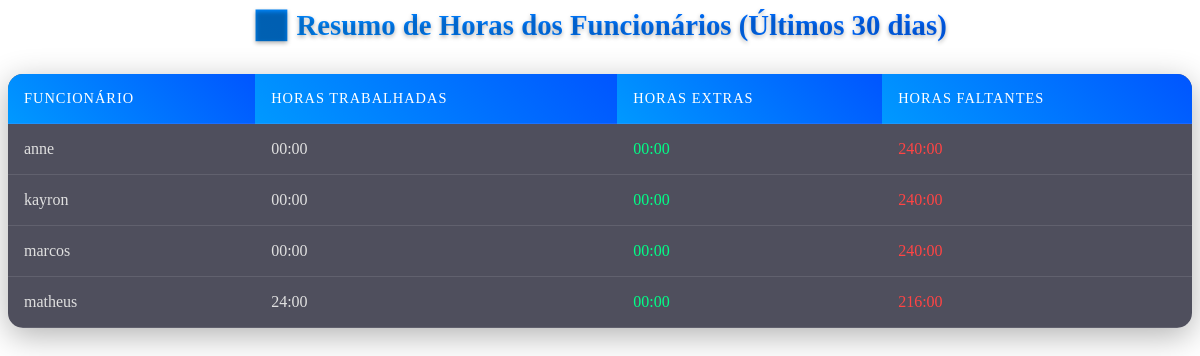
The page /admin/guias/resumo-funcionarios.php on the database its author committed.
### tables this page shows
CREATE TABLE `usuarios` (
  `id` int(11) NOT NULL,
  `email` varchar(255) NOT NULL,
  `senha` varchar(255) NOT NULL,
  `nome` varchar(255) NOT NULL,
  `foto` varchar(255) DEFAULT NULL,
  `ativo` tinyint(1) DEFAULT 1,
  `tipo` enum('admin','admin2','usuario') NOT NULL DEFAULT 'usuario',
  `nivel_acesso` varchar(20) DEFAULT 'usuario',
  `ultimo_login` datetime DEFAULT NULL,
  `carga_mensal` int(11) DEFAULT 240,
  `carga_mensal_minutos` int(11) DEFAULT 2400
);

### admin/guias/resumo-funcionarios.php (the view, shortened to what this page needs)
<?php
require_once '../conexao.php';
$usuarios = $conn->query("SELECT id, nome FROM usuarios ORDER BY nome");
function buscarRegistros($conn, $usuario_id) {
    $sql = "SELECT tipo_ponto, hora, data FROM registro_ponto
            WHERE usuario_id = ?
            AND data >= CURDATE() - INTERVAL 30 DAY
            ORDER BY data ASC, hora ASC";
    $stmt = $conn->prepare($sql);
    $stmt->bind_param("i", $usuario_id);
    $stmt->execute();
    return $stmt->get_result()->fetch_all(MYSQLI_ASSOC);
}
function calcularTotais($registros, $cargaHorariaDiaria = "08:00") {
    $porData = [];
    foreach ($registros as $r) {
        $data = $r['data'];
        $tipo = $r['tipo_ponto'];
        $hora = substr($r['hora'], 0, 5);
        $porData[$data][$tipo] = $hora;
    }
    $minutosTrabalhados = 0;
    foreach ($porData as $dia => $pontos) {
        if (isset($pontos['entrada'], $pontos['almoco'])) {
            $minutosTrabalhados += diferencaMinutos($pontos['entrada'], $pontos['almoco']);
        }
        if (isset($pontos['retorno'], $pontos['saida'])) {
            $minutosTrabalhados += diferencaMinutos($pontos['retorno'], $pontos['saida']);
        }
    }
    list($h, $m) = explode(":", $cargaHorariaDiaria);
    $cargaMinDia = $h * 60 + $m;
    $cargaMensal = $cargaMinDia * 30;
    $extras = $minutosTrabalhados > $cargaMensal ? $minutosTrabalhados - $cargaMensal : 0;
    $faltas = $minutosTrabalhados < $cargaMensal ? $cargaMensal - $minutosTrabalhados : 0;
    return [
        'trabalhado' => formatarTempo($minutosTrabalhados),
        'extras' => formatarTempo($extras),
        'faltantes' => formatarTempo($faltas)
    ];
}
function diferencaMinutos($h1, $h2) {
    [$h1h, $h1m] = explode(":", $h1);
    [$h2h, $h2m] = explode(":", $h2);
    return abs(($h2h * 60 + $h2m) - ($h1h * 60 + $h1m));
}
function formatarTempo($minutos) {
    return str_pad(floor($minutos / 60), 2, "0", STR_PAD_LEFT) . ":" . str_pad($minutos % 60, 2, "0", STR_PAD_LEFT);
}
?>
<h2>📊 Resumo de Horas dos Funcionários (Últimos 30 dias)</h2>
<table>
    <thead>
        <tr>
            <th>Funcionário</th>
            <th>Horas Trabalhadas</th>
            <th>Horas Extras</th>
            <th>Horas Faltantes</th>
        </tr>
    </thead>
    <tbody>
        <?php while ($usuario = $usuarios->fetch_assoc()):
            $registros = buscarRegistros($conn, $usuario['id']);
            $totais = calcularTotais($registros);
        ?>
            <tr>
                <td><?= htmlspecialchars($usuario['nome']) ?></td>
                <td><?= $totais['trabalhado'] ?></td>
                <td class="horas-extras"><?= $totais['extras'] ?></td>
                <td class="horas-faltantes"><?= $totais['faltantes'] ?></td>
            </tr>
        <?php endwhile; ?>
    </tbody>
</table>

### admin/guias/resumo-funcionarios.php (style rules this page uses)
table { width: 100%; border-collapse: separate; border-spacing: 0; margin: 2rem 0; background: var(--card-bg); border-radius: 15px; overflow: hidden; box-shadow: var(--card-shadow); }
th, td { padding: 1rem; text-align: left; border-bottom: 1px solid var(--glass-border); }
th { background: var(--gradient-primary); color: white; font-weight: 500; text-transform: uppercase; font-size: 0.9rem; letter-spacing: 1px; }
td { color: var(--text-color); }
h2 { color: var(--primary-color); font-size: 1.8rem; margin-bottom: 2rem; text-align: center; background: var(--gradient-primary); -webkit-background-clip: text; -webkit-text-fill-color: transparent; text-shadow: 0 2px 4px rgba(0, 0, 0, 0.3); }
.horas-extras { color: var(--success-color); }
.horas-faltantes { color: var(--error-color); }

### rows shown on the page
usuarios: nome "anne", trabalhado "00:00", extras "00:00", faltantes "240:00"
usuarios: nome "kayron", trabalhado "00:00", extras "00:00", faltantes "240:00"
usuarios: nome "marcos", trabalhado "00:00", extras "00:00", faltantes "240:00"
usuarios: nome "matheus", trabalhado "24:00", extras "00:00", faltantes "216:00"
